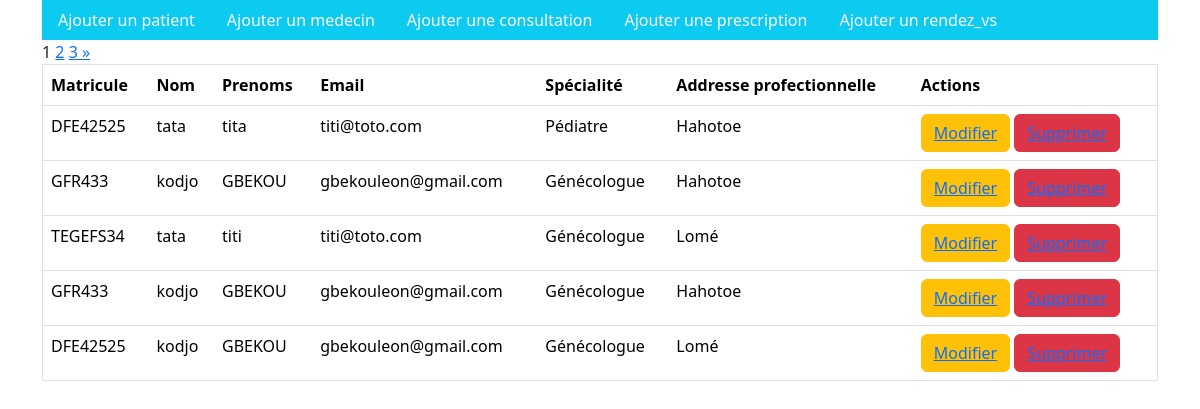
Page /medecin_list/ on the committed database.
### mon_app/models.py (models this page shows, shortened)
class Person(models.Model):
    first_name = models.CharField(max_length=100)
    last_name = models.CharField(max_length=100)
    email = models.EmailField()

class Medecin(Person):
    matricule = models.CharField(max_length=100)
    adress_Pro = models.CharField(max_length=100)
    specialite = models.CharField(max_length=100)

class Person(models.Model):
    first_name = models.CharField(max_length=100)
    last_name = models.CharField(max_length=100)
    email = models.EmailField()

### mon_app/views.py (the view)
# urls.py: path('medecin_list/',views.medecin_list_view, name='medecin_list' ),
def medecin_list_view(request):
    medecins = Medecin.objects.all()
    paginator = Paginator(medecins, 5)
    page_number = request.GET.get('page')
    medecins = paginator.get_page(page_number)
    context = {'medecins': medecins}
    return render(request, 'medecins/medecin_list.html', context)

### mon_app/templates/medecins/medecin_list.html (shortened to what this page needs)
{% extends 'menu.html' %}
{% block content %}
<table class="table" border="1Ppx">
    <thead>
      <tr>
        <th>Matricule</th>
        <th>Nom</th>
        <th>Prenoms</th>
        <th>Email</th>
        <th>Spécialité</th>
        <th>Addresse profectionnelle</th>
        <th>Actions</th>
      </tr>
    </thead>
    <tbody>
      {% for medecin in medecins %}
      <div class="lecteur-entry ">
      <tr>
      <td>{{ medecin.matricule }}</td>
      <td>{{ medecin.last_name }}</td>
      <td>{{ medecin.first_name }}</td>
      <td>{{ medecin.email }}</td>
      <td>{{ medecin.specialite }}</td>
      <td>{{ medecin.adress_Pro }}</td>
      <td>
        <button class="btn btn-warning" ><a href="{% url 'modifier_medecin' medecin.id %}"> Modifier</button></a>
        <button class="btn btn-danger"><a href="{% url 'supprimer_medecin' medecin.id %}"> Supprimer</button></a>
      </td>
      </tr>
      </div>
      {% endfor %}
      <div class="pagination">
        <span class="step-links">
            <span class="current-page">{{ medecins.number }}</span>
            {% if medecins.has_next %}
                <a href="?page={{ medecins.next_page_number }}">2</a>
                <a href="?page={{ medecins.paginator.num_pages }}">3 &raquo;</a>
            {% endif %}
        </span>
    </div>
    </tbody>
  </table>
{% endblock content %}

### mon_app/templates/menu.html (shortened to what this page needs)
{% load static %}
<!DOCTYPE html>
<html lang="en">
<head>
    <link rel="stylesheet" href="{% static 'bootstrap.min.css' %}">
    <link rel="stylesheet" href="{% static 'style.css' %}">
    {% load bootstrap5 %}
    {% bootstrap_css %}
</head>
<body>
    <div class="container">
        <ul class="nav bg-info">
            <li>
              <a class="nav-link link-light" href="/patient">Ajouter un patient</a>
            </li>
            <li><a  class="nav-link link-light" href="/medecin">Ajouter un medecin</a></li>
            <li><a class="nav-link link-light" href="/consultation">Ajouter une consultation</a></li>
            <li><a class="nav-link link-light" href="/prescription">Ajouter une prescription</a></li>
            <li><a class="nav-link link-light" href="/rendez_vs">Ajouter un rendez_vs</a></li>
        </ul>
        {% block content %}
        {% endblock %}
      </div>
      </body>
      </html>
</body>
</html>

### rows in the picture
Medecin: matricule "DFE42525", last_name "tata", first_name "tita", email "titi@toto.com", specialite "Pédiatre", adress_Pro "Hahotoe"
Medecin: matricule "GFR433", last_name "kodjo", first_name "GBEKOU", email "gbekouleon@gmail.com", specialite "Génécologue", adress_Pro "Hahotoe"
Medecin: matricule "TEGEFS34", last_name "tata", first_name "titi", email "titi@toto.com", specialite "Génécologue", adress_Pro "Lomé"
Medecin: matricule "GFR433", last_name "kodjo", first_name "GBEKOU", email "gbekouleon@gmail.com", specialite "Génécologue", adress_Pro "Hahotoe"
Medecin: matricule "DFE42525", last_name "kodjo", first_name "GBEKOU", email "gbekouleon@gmail.com", specialite "Génécologue", adress_Pro "Lomé"

### other values in the picture
{{ medecins.number }} "1"
